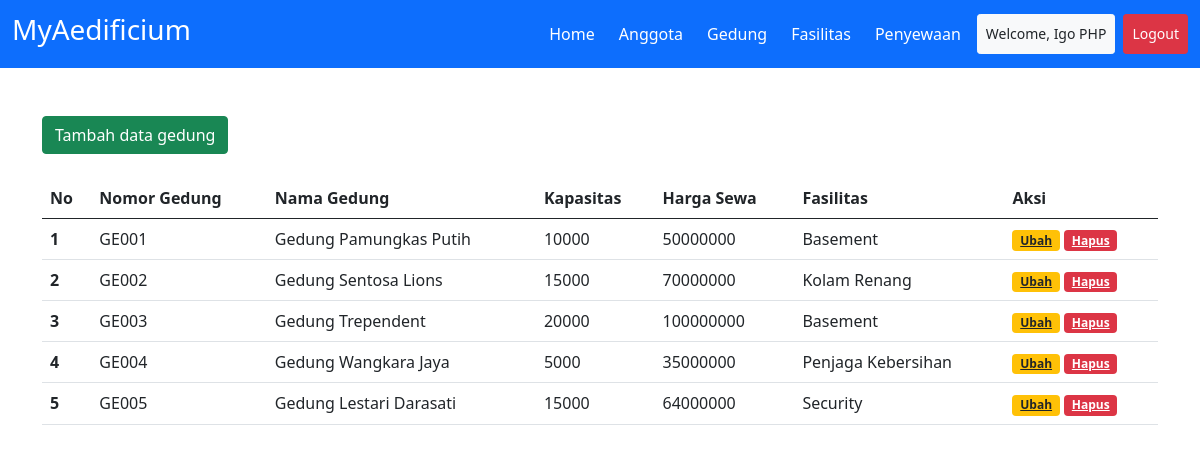
The page /src/gedung.php (signed in) on the database its author committed.
### tables this page shows
CREATE TABLE `gedung` (
  `no_gedung` varchar(16) NOT NULL,
  `nama_gedung` varchar(32) DEFAULT NULL,
  `kapasitas` int(11) DEFAULT NULL,
  `harga_sewa` int(11) DEFAULT NULL,
  `id_fasilitas` varchar(32) DEFAULT NULL
);

CREATE TABLE `fasilitas` (
  `id_fasilitas` varchar(32) NOT NULL,
  `nama_fasilitas` varchar(63) DEFAULT NULL
);

### src/gedung.php (the view, shortened to what this page needs)
<?php
include '../connection/config.php';
include '../components/header.php';
?>
<div class="row">
  <div class="col-md-12">
    <button type="button" class="btn btn-success mb-4" data-bs-toggle="modal" data-bs-target="#staticBackdrop">
      Tambah data gedung
    </button>
    <div class="table-responsive">
      <table class="table table-hover ">
        <thead>
          <tr>
            <th scope="col">No</th>
            <th scope="col">Nomor Gedung</th>
            <th scope="col">Nama Gedung</th>
            <th scope="col">Kapasitas</th>
            <th scope="col">Harga Sewa</th>
            <th scope="col">Fasilitas</th>
            <th scope="col">Aksi</th>
          </tr>
        </thead>
        <tbody>
          <?php
          $a = 1;
          $sql = "SELECT gedung.*, fasilitas.nama_fasilitas FROM gedung
    INNER JOIN  fasilitas ON gedung.id_fasilitas = fasilitas.id_fasilitas";
          $query = mysqli_query($connect, $sql);
          while ($data = mysqli_fetch_assoc($query)) :
          ?>
            <tr>
              <th scope="row"><?= $a++ ?></th>
              <td><?= $data['no_gedung'] ?></td>
              <td><?= $data['nama_gedung'] ?></td>
              <td><?= $data['kapasitas'] ?></td>
              <td><?= $data['harga_sewa'] ?></td>
              <td><?= $data['nama_fasilitas'] ?></td>
              <td>
                <a href="./ubah_gedung.php?no_gedung=<?= $data['no_gedung'] ?>" class="badge bg-warning text-dark">Ubah</a>
                <a href="./delete_gedung.php?no_gedung=<?= $data['no_gedung'] ?>" onclick="return confirm('Apakah anda ingin dihapus?')" class="badge bg-danger">Hapus</a>
              </td>
            </tr>
          <?php
          endwhile;
          ?>
        </tbody>
      </table>
    </div>
  </div>
</div>
<?php
include '../components/footer.php'
?>

### components/header.php (shortened to what this page needs)
<!DOCTYPE html>
<html lang="en">
<head>
  <link rel="stylesheet" href="../assets/css/bootstrap.css">
</head>
<body>
  <?php if (!isset($_SESSION['id_users'])) { ?>
    <nav class="navbar navbar-expand-lg navbar-light bg-primary sticky-top">
      <div class="container-fluid">
        <a class="navbar-brand text-white" href="#">
          <h3>MyAedificium</h3>
        </a>
        <button class="navbar-toggler" type="button" data-bs-toggle="collapse" data-bs-target="#navbarNavAltMarkup" aria-controls="navbarNavAltMarkup" aria-expanded="false" aria-label="Toggle navigation">
          <span class="navbar-toggler-icon"></span>
        </button>
        <div class="collapse navbar-collapse" id="navbarNavAltMarkup">
          <div class="navbar-nav ms-auto gap-2">
            <a class="nav-link text-white" aria-current="page" href="./">Home</a>
            <a class="nav-link btn btn-sm btn-light text-dark" aria-current="page" href="./sign_up.php">Sign Up</a>
            <a class="nav-link btn btn-sm btn-light text-dark" aria-current="page" href="./sign_in.php">Sign In</a>
          </div>
        </div>
      </div>
    </nav>
  <?php } else { ?>
    <nav class="navbar navbar-expand-lg navbar-light bg-primary ">
      <div class="container-fluid">
        <a class="navbar-brand text-white" href="#">
          <h3>MyAedificium</h3>
        </a>
        <div class="collapse navbar-collapse" id="navbarNavAltMarkup">
          <div class="navbar-nav ms-auto gap-2">
            <a class="nav-link text-white" href="../">Home</a>
            <a class="nav-link text-white" href="../src/anggota.php">Anggota</a>
            <a class="nav-link text-white" href="../src/gedung.php">Gedung</a>
            <a class="nav-link text-white" href="../src/fasilitas.php">Fasilitas</a>
            <a class="nav-link text-white" href="../src/penyewaan.php">Penyewaan</a>
            <a class="nav-link btn btn-sm btn-light text-dark" aria-disabled="disabled">Welcome, <?= $_SESSION['nama_lengkap'] ?></a>
            <a class="nav-link text-white btn btn-sm btn-danger" href="../logout.php">Logout</a>
          </div>
        </div>
      </div>
    </nav>
  <?php } ?>
  <div class="container my-5">

### components/footer.php (shortened to what this page needs)
</div>
</body>
</html>

### rows shown on the page
gedung: no_gedung "GE001", nama_gedung "Gedung Pamungkas Putih", kapasitas "10000", harga_sewa "50000000", id_fasilitas.nama_fasilitas "Basement"
gedung: no_gedung "GE002", nama_gedung "Gedung Sentosa Lions", kapasitas "15000", harga_sewa "70000000", id_fasilitas.nama_fasilitas "Kolam Renang"
gedung: no_gedung "GE003", nama_gedung "Gedung Trependent", kapasitas "20000", harga_sewa "100000000", id_fasilitas.nama_fasilitas "Basement"
gedung: no_gedung "GE004", nama_gedung "Gedung Wangkara Jaya", kapasitas "5000", harga_sewa "35000000", id_fasilitas.nama_fasilitas "Penjaga Kebersihan"
gedung: no_gedung "GE005", nama_gedung "Gedung Lestari Darasati", kapasitas "15000", harga_sewa "64000000", id_fasilitas.nama_fasilitas "Security"

### other values the page prints
$_SESSION['nama_lengkap'] "Igo PHP"
